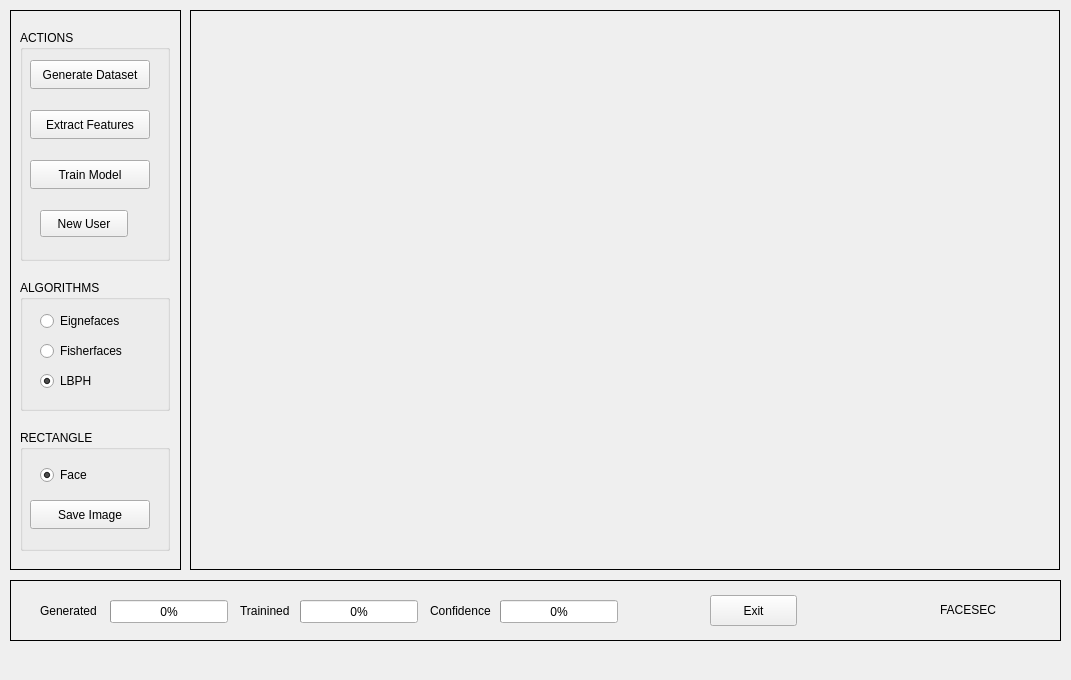
<?xml version="1.0" encoding="UTF-8"?>
<ui version="4.0">
 <class>MainWindow</class>
 <widget class="QMainWindow" name="MainWindow">
  <property name="geometry">
   <rect>
    <x>0</x>
    <y>0</y>
    <width>1071</width>
    <height>680</height>
   </rect>
  </property>
  <property name="minimumSize">
   <size>
    <width>1071</width>
    <height>680</height>
   </size>
  </property>
  <property name="maximumSize">
   <size>
    <width>1071</width>
    <height>680</height>
   </size>
  </property>
  <property name="windowTitle">
   <string>AUFR</string>
  </property>
  <property name="windowIcon">
   <iconset>
    <normaloff>icon/app_icon.jpg</normaloff>icon/app_icon.jpg</iconset>
  </property>
  <widget class="QWidget" name="centralwidget">
   <widget class="QFrame" name="frame">
    <property name="geometry">
     <rect>
      <x>190</x>
      <y>10</y>
      <width>870</width>
      <height>560</height>
     </rect>
    </property>
    <property name="frameShape">
     <enum>QFrame::Box</enum>
    </property>
    <widget class="QLabel" name="video_feed">
     <property name="geometry">
      <rect>
       <x>0</x>
       <y>0</y>
       <width>870</width>
       <height>560</height>
      </rect>
     </property>
     <property name="text">
      <string/>
     </property>
    </widget>
   </widget>
   <widget class="QFrame" name="frame_2">
    <property name="geometry">
     <rect>
      <x>10</x>
      <y>10</y>
      <width>171</width>
      <height>560</height>
     </rect>
    </property>
    <property name="frameShape">
     <enum>QFrame::Panel</enum>
    </property>
    <widget class="QGroupBox" name="groupBox_3">
     <property name="geometry">
      <rect>
       <x>10</x>
       <y>420</y>
       <width>150</width>
       <height>121</height>
      </rect>
     </property>
     <property name="title">
      <string>RECTANGLE</string>
     </property>
     <widget class="QRadioButton" name="face_rect_radio">
      <property name="geometry">
       <rect>
        <x>20</x>
        <y>30</y>
        <width>120</width>
        <height>30</height>
       </rect>
      </property>
      <property name="text">
       <string>Face</string>
      </property>
      <property name="checked">
       <bool>true</bool>
      </property>
      <attribute name="buttonGroup">
       <string notr="true">rect_radio_group</string>
      </attribute>
     </widget>
     <widget class="QPushButton" name="save_btn">
      <property name="geometry">
       <rect>
        <x>10</x>
        <y>70</y>
        <width>120</width>
        <height>29</height>
       </rect>
      </property>
      <property name="text">
       <string>Save Image</string>
      </property>
     </widget>
    </widget>
    <widget class="QGroupBox" name="groupBox_2">
     <property name="geometry">
      <rect>
       <x>10</x>
       <y>20</y>
       <width>150</width>
       <height>231</height>
      </rect>
     </property>
     <property name="title">
      <string>ACTIONS</string>
     </property>
     <widget class="QPushButton" name="generate_btn">
      <property name="geometry">
       <rect>
        <x>10</x>
        <y>30</y>
        <width>120</width>
        <height>29</height>
       </rect>
      </property>
      <property name="text">
       <string>Generate Dataset</string>
      </property>
     </widget>
     <widget class="QPushButton" name="training_btn">
      <property name="geometry">
       <rect>
        <x>10</x>
        <y>130</y>
        <width>120</width>
        <height>29</height>
       </rect>
      </property>
      <property name="text">
       <string>Train Model</string>
      </property>
     </widget>
     <widget class="QPushButton" name="extract_btn">
      <property name="geometry">
       <rect>
        <x>10</x>
        <y>80</y>
        <width>120</width>
        <height>29</height>
       </rect>
      </property>
      <property name="text">
       <string>Extract Features</string>
      </property>
     </widget>
     <widget class="QPushButton" name="new_user_btn">
      <property name="geometry">
       <rect>
        <x>20</x>
        <y>180</y>
        <width>88</width>
        <height>27</height>
       </rect>
      </property>
      <property name="text">
       <string>New User</string>
      </property>
     </widget>
    </widget>
    <widget class="QGroupBox" name="groupBox_1">
     <property name="geometry">
      <rect>
       <x>10</x>
       <y>270</y>
       <width>150</width>
       <height>131</height>
      </rect>
     </property>
     <property name="title">
      <string>ALGORITHMS</string>
     </property>
     <property name="flat">
      <bool>false</bool>
     </property>
     <property name="checkable">
      <bool>false</bool>
     </property>
     <widget class="QRadioButton" name="lbph_algo_radio">
      <property name="geometry">
       <rect>
        <x>20</x>
        <y>90</y>
        <width>120</width>
        <height>22</height>
       </rect>
      </property>
      <property name="text">
       <string>LBPH</string>
      </property>
      <property name="checked">
       <bool>true</bool>
      </property>
      <attribute name="buttonGroup">
       <string notr="true">algo_radio_group</string>
      </attribute>
     </widget>
     <widget class="QRadioButton" name="fisher_algo_radio">
      <property name="geometry">
       <rect>
        <x>20</x>
        <y>60</y>
        <width>120</width>
        <height>22</height>
       </rect>
      </property>
      <property name="text">
       <string>Fisherfaces</string>
      </property>
      <attribute name="buttonGroup">
       <string notr="true">algo_radio_group</string>
      </attribute>
     </widget>
     <widget class="QRadioButton" name="eigen_algo_radio">
      <property name="geometry">
       <rect>
        <x>20</x>
        <y>30</y>
        <width>120</width>
        <height>22</height>
       </rect>
      </property>
      <property name="text">
       <string>Eignefaces</string>
      </property>
      <attribute name="buttonGroup">
       <string notr="true">algo_radio_group</string>
      </attribute>
     </widget>
    </widget>
   </widget>
   <widget class="QFrame" name="frame">
    <property name="geometry">
     <rect>
      <x>10</x>
      <y>580</y>
      <width>1051</width>
      <height>61</height>
     </rect>
    </property>
    <property name="frameShape">
     <enum>QFrame::Panel</enum>
    </property>
    <property name="frameShadow">
     <enum>QFrame::Plain</enum>
    </property>
    <widget class="QProgressBar" name="progress_bar_recognize">
     <property name="geometry">
      <rect>
       <x>490</x>
       <y>20</y>
       <width>118</width>
       <height>23</height>
      </rect>
     </property>
     <property name="value">
      <number>0</number>
     </property>
    </widget>
    <widget class="QLabel" name="label_3">
     <property name="geometry">
      <rect>
       <x>420</x>
       <y>20</y>
       <width>71</width>
       <height>21</height>
      </rect>
     </property>
     <property name="text">
      <string>Confidence</string>
     </property>
    </widget>
    <widget class="QLabel" name="label">
     <property name="geometry">
      <rect>
       <x>230</x>
       <y>20</y>
       <width>54</width>
       <height>21</height>
      </rect>
     </property>
     <property name="text">
      <string>Trainined</string>
     </property>
    </widget>
    <widget class="QProgressBar" name="progress_bar_train">
     <property name="geometry">
      <rect>
       <x>290</x>
       <y>20</y>
       <width>118</width>
       <height>23</height>
      </rect>
     </property>
     <property name="maximum">
      <number>3</number>
     </property>
     <property name="value">
      <number>0</number>
     </property>
     <property name="format">
      <string>%p%</string>
     </property>
    </widget>
    <widget class="QProgressBar" name="progress_bar_generate">
     <property name="geometry">
      <rect>
       <x>100</x>
       <y>20</y>
       <width>118</width>
       <height>23</height>
      </rect>
     </property>
     <property name="value">
      <number>0</number>
     </property>
    </widget>
    <widget class="QLabel" name="label_2">
     <property name="geometry">
      <rect>
       <x>30</x>
       <y>20</y>
       <width>61</width>
       <height>21</height>
      </rect>
     </property>
     <property name="text">
      <string>Generated</string>
     </property>
    </widget>
    <widget class="QPushButton" name="exit_btn">
     <property name="geometry">
      <rect>
       <x>700</x>
       <y>15</y>
       <width>87</width>
       <height>31</height>
      </rect>
     </property>
     <property name="text">
      <string>Exit</string>
     </property>
    </widget>
    <widget class="QLabel" name="label_4">
     <property name="geometry">
      <rect>
       <x>870</x>
       <y>10</y>
       <width>54</width>
       <height>41</height>
      </rect>
     </property>
     <property name="inputMethodHints">
      <set>Qt::ImhNone</set>
     </property>
     <property name="text">
      <string/>
     </property>
     <property name="pixmap">
      <pixmap>icon/github.png</pixmap>
     </property>
     <property name="scaledContents">
      <bool>true</bool>
     </property>
    </widget>
    <widget class="QLabel" name="label_5">
     <property name="geometry">
      <rect>
       <x>930</x>
       <y>20</y>
       <width>91</width>
       <height>20</height>
      </rect>
     </property>
     <property name="text">
      <string>FACESEC</string>
     </property>
    </widget>
   </widget>
  </widget>
  <widget class="QMenuBar" name="menu_bar">
   <property name="geometry">
    <rect>
     <x>0</x>
     <y>0</y>
     <width>1071</width>
     <height>24</height>
    </rect>
   </property>
   <property name="defaultUp">
    <bool>false</bool>
   </property>
  </widget>
 </widget>
 <resources/>
 <connections>
  <connection>
   <sender>exit_btn</sender>
   <signal>clicked(bool)</signal>
   <receiver>MainWindow</receiver>
   <slot>close()</slot>
   <hints>
    <hint type="sourcelabel">
     <x>748</x>
     <y>648</y>
    </hint>
    <hint type="destinationlabel">
     <x>809</x>
     <y>719</y>
    </hint>
   </hints>
  </connection>
 </connections>
 <buttongroups>
  <buttongroup name="rect_radio_group"/>
  <buttongroup name="algo_radio_group"/>
 </buttongroups>
</ui>
